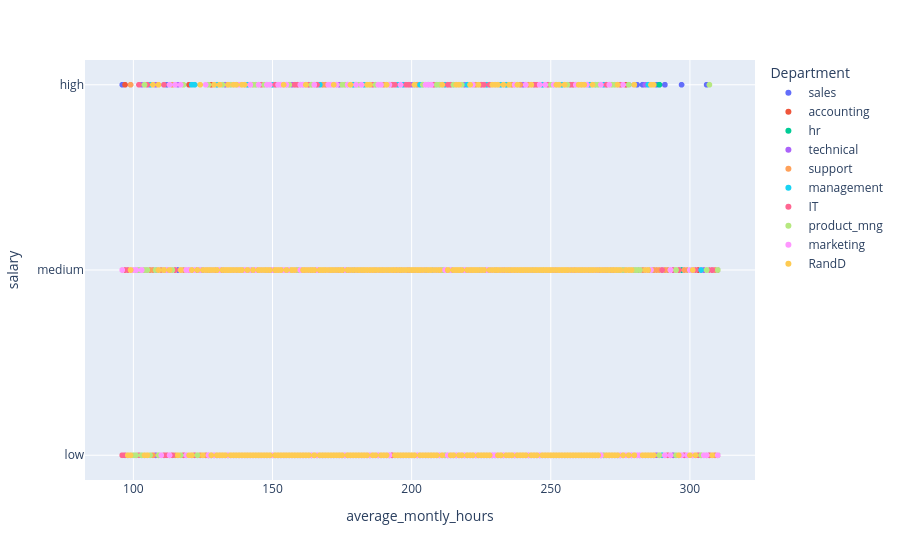

Notebook cell for this chart:
### Code cell
px.scatter(dff, x="average_montly_hours", y="salary",color='Department' )

### Figure 1 — Plotly figure (JSON) as saved in the notebook; plotly's stock layout.template omitted (floating-point values rounded to 4 significant figures; data arrays with more than 128 entries replaced by an {"elided": "..."} marker saying what was removed)
{"data": [{"hovertemplate": "Department=sales<br>average_montly_hours=%{x}<br>salary=%{y}<extra></extra>", "legendgroup": "sales", "marker": {"color": "#636efa", "symbol": "circle"}, "mode": "markers", "name": "sales", "showlegend": true, "type": "scattergl", "x": {"elided": "4140 int values"}, "xaxis": "x", "y": {"elided": "4140 str values"}, "yaxis": "y"}, {"hovertemplate": "Department=accounting<br>average_montly_hours=%{x}<br>salary=%{y}<extra></extra>", "legendgroup": "accounting", "marker": {"color": "#EF553B", "symbol": "circle"}, "mode": "markers", "name": "accounting", "showlegend": true, "type": "scattergl", "x": {"elided": "767 int values"}, "xaxis": "x", "y": {"elided": "767 str values"}, "yaxis": "y"}, {"hovertemplate": "Department=hr<br>average_montly_hours=%{x}<br>salary=%{y}<extra></extra>", "legendgroup": "hr", "marker": {"color": "#00cc96", "symbol": "circle"}, "mode": "markers", "name": "hr", "showlegend": true, "type": "scattergl", "x": {"elided": "739 int values"}, "xaxis": "x", "y": {"elided": "739 str values"}, "yaxis": "y"}, {"hovertemplate": "Department=technical<br>average_montly_hours=%{x}<br>salary=%{y}<extra></extra>", "legendgroup": "technical", "marker": {"color": "#ab63fa", "symbol": "circle"}, "mode": "markers", "name": "technical", "showlegend": true, "type": "scattergl", "x": {"elided": "2720 int values"}, "xaxis": "x", "y": {"elided": "2720 str values"}, "yaxis": "y"}, {"hovertemplate": "Department=support<br>average_montly_hours=%{x}<br>salary=%{y}<extra></extra>", "legendgroup": "support", "marker": {"color": "#FFA15A", "symbol": "circle"}, "mode": "markers", "name": "support", "showlegend": true, "type": "scattergl", "x": {"elided": "2229 int values"}, "xaxis": "x", "y": {"elided": "2229 str values"}, "yaxis": "y"}, {"hovertemplate": "Department=management<br>average_montly_hours=%{x}<br>salary=%{y}<extra></extra>", "legendgroup": "management", "marker": {"color": "#19d3f3", "symbol": "circle"}, "mode": "markers", "name": "management", "showlegend": true, "type": "scattergl", "x": {"elided": "630 int values"}, "xaxis": "x", "y": {"elided": "630 str values"}, "yaxis": "y"}, {"hovertemplate": "Department=IT<br>average_montly_hours=%{x}<br>salary=%{y}<extra></extra>", "legendgroup": "IT", "marker": {"color": "#FF6692", "symbol": "circle"}, "mode": "markers", "name": "IT", "showlegend": true, "type": "scattergl", "x": {"elided": "1227 int values"}, "xaxis": "x", "y": {"elided": "1227 str values"}, "yaxis": "y"}, {"hovertemplate": "Department=product_mng<br>average_montly_hours=%{x}<br>salary=%{y}<extra></extra>", "legendgroup": "product_mng", "marker": {"color": "#B6E880", "symbol": "circle"}, "mode": "markers", "name": "product_mng", "showlegend": true, "type": "scattergl", "x": {"elided": "902 int values"}, "xaxis": "x", "y": {"elided": "902 str values"}, "yaxis": "y"}, {"hovertemplate": "Department=marketing<br>average_montly_hours=%{x}<br>salary=%{y}<extra></extra>", "legendgroup": "marketing", "marker": {"color": "#FF97FF", "symbol": "circle"}, "mode": "markers", "name": "marketing", "showlegend": true, "type": "scattergl", "x": {"elided": "858 int values"}, "xaxis": "x", "y": {"elided": "858 str values"}, "yaxis": "y"}, {"hovertemplate": "Department=RandD<br>average_montly_hours=%{x}<br>salary=%{y}<extra></extra>", "legendgroup": "RandD", "marker": {"color": "#FECB52", "symbol": "circle"}, "mode": "markers", "name": "RandD", "showlegend": true, "type": "scattergl", "x": {"elided": "787 int values"}, "xaxis": "x", "y": {"elided": "787 str values"}, "yaxis": "y"}], "layout": {"legend": {"title": {"text": "Department"}, "tracegroupgap": 0}, "margin": {"t": 60}, "xaxis": {"anchor": "y", "domain": [0, 1], "title": {"text": "average_montly_hours"}}, "yaxis": {"anchor": "x", "domain": [0, 1], "title": {"text": "salary"}}}}
